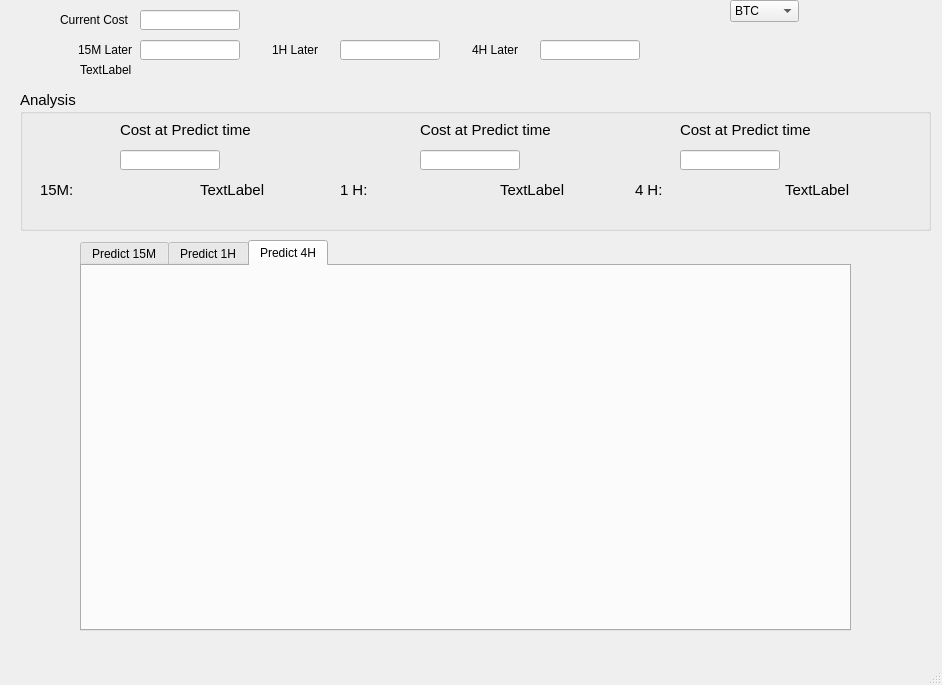
<?xml version="1.0" encoding="UTF-8"?>
<ui version="4.0">
 <class>MainWindow</class>
 <widget class="QMainWindow" name="MainWindow">
  <property name="geometry">
   <rect>
    <x>0</x>
    <y>0</y>
    <width>942</width>
    <height>685</height>
   </rect>
  </property>
  <property name="windowTitle">
   <string>MainWindow</string>
  </property>
  <widget class="QWidget" name="centralwidget">
   <widget class="QComboBox" name="comboBox">
    <property name="geometry">
     <rect>
      <x>730</x>
      <y>0</y>
      <width>69</width>
      <height>22</height>
     </rect>
    </property>
    <item>
     <property name="text">
      <string>BTC</string>
     </property>
    </item>
    <item>
     <property name="text">
      <string>ETH</string>
     </property>
    </item>
   </widget>
   <widget class="QLabel" name="label_15M">
    <property name="geometry">
     <rect>
      <x>70</x>
      <y>40</y>
      <width>70</width>
      <height>20</height>
     </rect>
    </property>
    <property name="text">
     <string>15M Later</string>
    </property>
    <property name="alignment">
     <set>Qt::AlignmentFlag::AlignCenter</set>
    </property>
   </widget>
   <widget class="QLabel" name="label_1H">
    <property name="geometry">
     <rect>
      <x>260</x>
      <y>40</y>
      <width>70</width>
      <height>20</height>
     </rect>
    </property>
    <property name="text">
     <string>1H Later</string>
    </property>
    <property name="alignment">
     <set>Qt::AlignmentFlag::AlignCenter</set>
    </property>
   </widget>
   <widget class="QLabel" name="label_4h">
    <property name="geometry">
     <rect>
      <x>460</x>
      <y>40</y>
      <width>70</width>
      <height>20</height>
     </rect>
    </property>
    <property name="text">
     <string>4H Later</string>
    </property>
    <property name="alignment">
     <set>Qt::AlignmentFlag::AlignCenter</set>
    </property>
   </widget>
   <widget class="QLineEdit" name="lineEdit_15M">
    <property name="geometry">
     <rect>
      <x>140</x>
      <y>40</y>
      <width>100</width>
      <height>20</height>
     </rect>
    </property>
   </widget>
   <widget class="QLineEdit" name="lineEdit_1H">
    <property name="geometry">
     <rect>
      <x>340</x>
      <y>40</y>
      <width>100</width>
      <height>20</height>
     </rect>
    </property>
   </widget>
   <widget class="QLineEdit" name="lineEdit_4H">
    <property name="geometry">
     <rect>
      <x>540</x>
      <y>40</y>
      <width>100</width>
      <height>20</height>
     </rect>
    </property>
   </widget>
   <widget class="QLabel" name="label_TimeNow">
    <property name="geometry">
     <rect>
      <x>80</x>
      <y>60</y>
      <width>150</width>
      <height>20</height>
     </rect>
    </property>
    <property name="text">
     <string>TextLabel</string>
    </property>
   </widget>
   <widget class="QTabWidget" name="tabWidget_Graph">
    <property name="geometry">
     <rect>
      <x>80</x>
      <y>240</y>
      <width>771</width>
      <height>391</height>
     </rect>
    </property>
    <property name="currentIndex">
     <number>2</number>
    </property>
    <widget class="QWidget" name="tab_15M">
     <attribute name="title">
      <string>Predict 15M</string>
     </attribute>
     <widget class="QWidget" name="verticalLayoutWidget">
      <property name="geometry">
       <rect>
        <x>-1</x>
        <y>-1</y>
        <width>771</width>
        <height>371</height>
       </rect>
      </property>
      <layout class="QVBoxLayout" name="verticalLayout_Predict_15M"/>
     </widget>
    </widget>
    <widget class="QWidget" name="tab_1H">
     <attribute name="title">
      <string>Predict 1H</string>
     </attribute>
     <widget class="QWidget" name="verticalLayoutWidget_2">
      <property name="geometry">
       <rect>
        <x>-1</x>
        <y>-1</y>
        <width>771</width>
        <height>371</height>
       </rect>
      </property>
      <layout class="QVBoxLayout" name="verticalLayout_Predict_1H"/>
     </widget>
    </widget>
    <widget class="QWidget" name="tab_4H">
     <attribute name="title">
      <string>Predict 4H</string>
     </attribute>
     <widget class="QWidget" name="verticalLayoutWidget_3">
      <property name="geometry">
       <rect>
        <x>-1</x>
        <y>-1</y>
        <width>771</width>
        <height>371</height>
       </rect>
      </property>
      <layout class="QVBoxLayout" name="verticalLayout_Predict_4H"/>
     </widget>
    </widget>
   </widget>
   <widget class="QLabel" name="label_Current_Cost">
    <property name="geometry">
     <rect>
      <x>60</x>
      <y>10</y>
      <width>80</width>
      <height>20</height>
     </rect>
    </property>
    <property name="text">
     <string>Current Cost</string>
    </property>
   </widget>
   <widget class="QLineEdit" name="lineEdit_Current_cost">
    <property name="geometry">
     <rect>
      <x>140</x>
      <y>10</y>
      <width>100</width>
      <height>20</height>
     </rect>
    </property>
   </widget>
   <widget class="QGroupBox" name="groupBox_Analysis">
    <property name="geometry">
     <rect>
      <x>20</x>
      <y>90</y>
      <width>911</width>
      <height>141</height>
     </rect>
    </property>
    <property name="font">
     <font>
      <pointsize>11</pointsize>
     </font>
    </property>
    <property name="title">
     <string>Analysis</string>
    </property>
    <widget class="QLabel" name="label_Analysis_15M">
     <property name="geometry">
      <rect>
       <x>20</x>
       <y>90</y>
       <width>150</width>
       <height>20</height>
      </rect>
     </property>
     <property name="text">
      <string>15M: </string>
     </property>
    </widget>
    <widget class="QLabel" name="label_Result_15M">
     <property name="geometry">
      <rect>
       <x>180</x>
       <y>90</y>
       <width>121</width>
       <height>20</height>
      </rect>
     </property>
     <property name="text">
      <string>TextLabel</string>
     </property>
    </widget>
    <widget class="QLabel" name="label_Analysis_1H">
     <property name="geometry">
      <rect>
       <x>320</x>
       <y>90</y>
       <width>150</width>
       <height>20</height>
      </rect>
     </property>
     <property name="text">
      <string>1 H: </string>
     </property>
    </widget>
    <widget class="QLabel" name="label_Result_1H">
     <property name="geometry">
      <rect>
       <x>480</x>
       <y>90</y>
       <width>121</width>
       <height>20</height>
      </rect>
     </property>
     <property name="text">
      <string>TextLabel</string>
     </property>
    </widget>
    <widget class="QLabel" name="label_Analysis_4H">
     <property name="geometry">
      <rect>
       <x>615</x>
       <y>90</y>
       <width>150</width>
       <height>20</height>
      </rect>
     </property>
     <property name="text">
      <string>4 H: </string>
     </property>
    </widget>
    <widget class="QLabel" name="label_Result_4H">
     <property name="geometry">
      <rect>
       <x>765</x>
       <y>90</y>
       <width>121</width>
       <height>20</height>
      </rect>
     </property>
     <property name="text">
      <string>TextLabel</string>
     </property>
    </widget>
    <widget class="QLineEdit" name="lineEdit_Acture_value">
     <property name="geometry">
      <rect>
       <x>100</x>
       <y>60</y>
       <width>100</width>
       <height>20</height>
      </rect>
     </property>
    </widget>
    <widget class="QLabel" name="label_Acture_value">
     <property name="geometry">
      <rect>
       <x>100</x>
       <y>30</y>
       <width>150</width>
       <height>20</height>
      </rect>
     </property>
     <property name="text">
      <string>Cost at Predict time</string>
     </property>
    </widget>
    <widget class="QLineEdit" name="lineEdit_Acture_value_2">
     <property name="geometry">
      <rect>
       <x>400</x>
       <y>60</y>
       <width>100</width>
       <height>20</height>
      </rect>
     </property>
    </widget>
    <widget class="QLabel" name="label_Acture_value_2">
     <property name="geometry">
      <rect>
       <x>400</x>
       <y>30</y>
       <width>150</width>
       <height>20</height>
      </rect>
     </property>
     <property name="text">
      <string>Cost at Predict time</string>
     </property>
    </widget>
    <widget class="QLineEdit" name="lineEdit_Acture_value_3">
     <property name="geometry">
      <rect>
       <x>660</x>
       <y>60</y>
       <width>100</width>
       <height>20</height>
      </rect>
     </property>
    </widget>
    <widget class="QLabel" name="label_Acture_value_3">
     <property name="geometry">
      <rect>
       <x>660</x>
       <y>30</y>
       <width>150</width>
       <height>20</height>
      </rect>
     </property>
     <property name="text">
      <string>Cost at Predict time</string>
     </property>
    </widget>
   </widget>
  </widget>
  <widget class="QMenuBar" name="menubar">
   <property name="geometry">
    <rect>
     <x>0</x>
     <y>0</y>
     <width>942</width>
     <height>22</height>
    </rect>
   </property>
  </widget>
  <widget class="QStatusBar" name="statusbar"/>
 </widget>
 <resources/>
 <connections/>
</ui>
